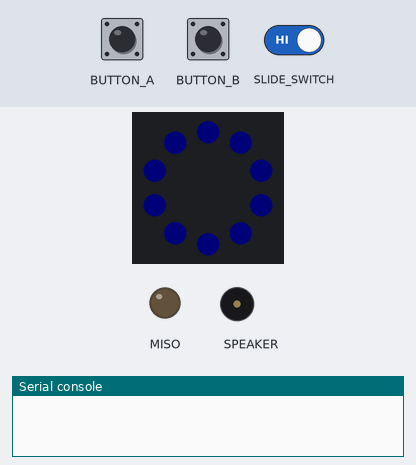
Recording of a program running on a simulated Circuit Playground running CircuitPython. On the bench: the board's ring of 10 RGB LEDs (number 0 left of the top, counting anticlockwise), output pins drawn as LEDs (lit = HIGH), buzzer (waves = sounding), the last lines printed to the serial console. The test bench sets the inputs (shaded band). Dim RGB values are drawn brighter than linear; random numbers come from a fixed seed; files that are not in the repository are absent.

Above: at 1.8 s.
1.9 s: slide switch moved to the right
At 2.8 s:
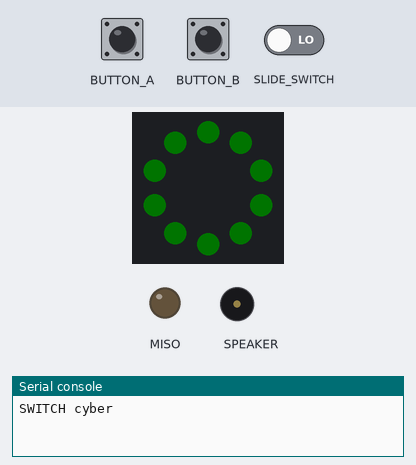
4.5 s: slide switch moved to the left
At 4.57 s:
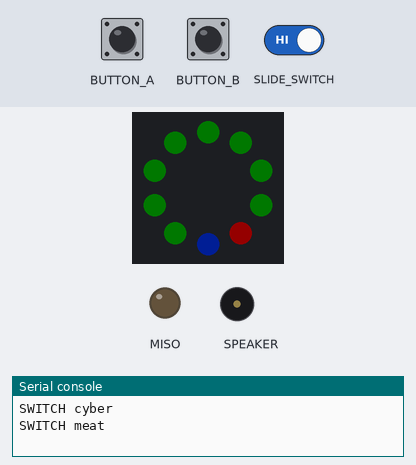
6.0 s: button A pressed for 0.15 s
At 6.16 s:
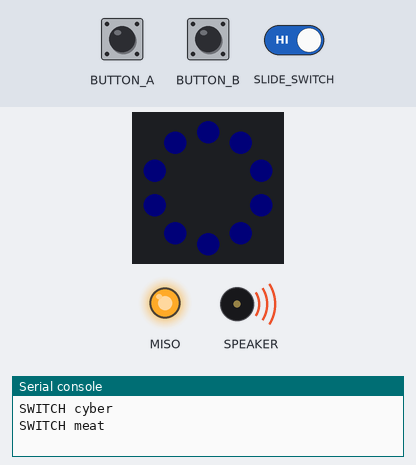
6.7 s: slide switch moved to the right
At 8.1 s:
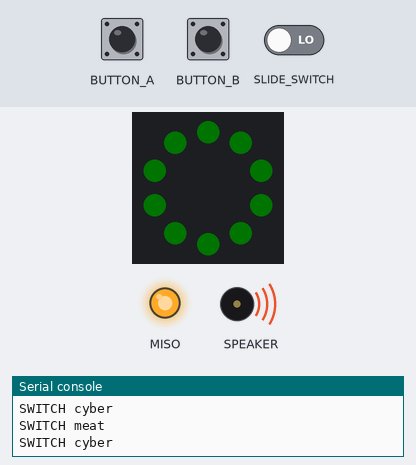
8.8 s: button B pressed for 0.15 s
9.5 s: button A pressed for 1 s
At 9.98 s:
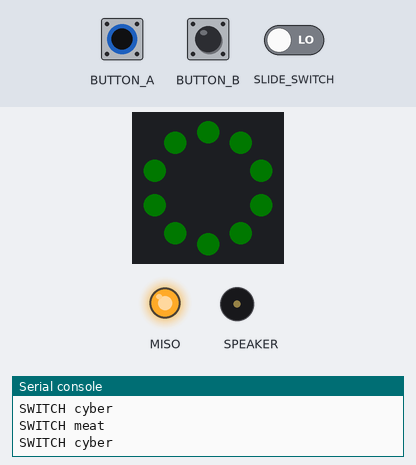
Timing chart, 0 to 12.1 s (numbered marks = the images above; inputs shaded):
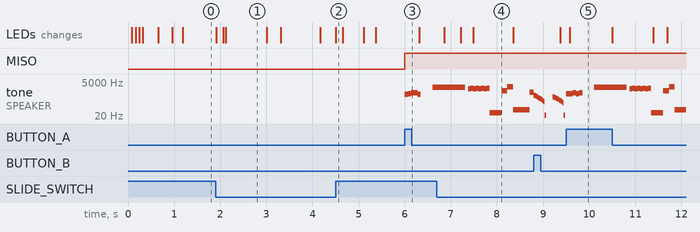

Measured:
- after the input at 6.0 s, MISO: LOW → HIGH at once; tone on SPEAKER: plays 697 Hz for 0.07 s, 770 Hz for 0.07 s, 852 Hz for 0.14 s, 697 Hz for 0.07 s, 2100 Hz for 0.09 s, starting at once
- after the input at 9.5 s, tone on SPEAKER: plays 770 Hz for 0.14 s, 852 Hz for 0.07 s, 770 Hz for 0.07 s, 852 Hz for 0.07 s, 2100 Hz for 0.70 s, 1650 Hz for 0.06 s … (17 notes in this stretch), starting at once
- what the display in image 1 shows lasts 0.9 s, from 2.1 s to 3.0 s

The program:

code.py
```python
# Persona CPX - code.py  (CircuitPython 8/9, Circuit Playground Express)
#
# LED ring = wound meters fed by Persona over USB.
#   Slide switch: MEAT mode shows Physical + Mental, CYBER mode shows Matrix + drone.
#   Button A: modem handshake.  Button B: Bork barks.
# Put your own sounds in /sounds/modem.wav and /sounds/woof.wav
# (mono, 16-bit or 8-bit PCM, <= 22050 Hz) to replace the synthesized ones.

import array
import math
import random
import time

import board
import digitalio
import neopixel
import usb_cdc
from audiocore import RawSample, WaveFile

try:
    from audioio import AudioOut
except ImportError:
    AudioOut = None

# ---- settings ---------------------------------------------------------------
BRIGHTNESS = 0.08        # whole ring; NeoPixels are blinding above a screen
UNMARKED = 0.15          # glow of an empty box, relative to a marked one
VOLUME = 0.25            # 0..1 for synthesized sounds
CYBER_WHEN_SWITCH_IS = False   # flip if MEAT/CYBER come out backwards

# Pixels for each side, first box first. Both bars fill bottom-to-top on a
# standard CPX; run the boot sweep to check against your mounting.
LEFT = (5, 6, 7, 8, 9)
RIGHT = (4, 3, 2, 1, 0)

# slot order matches leds="..." in the template: Physical, Mental, Matrix, drone
COLORS = ((255, 0, 0), (0, 60, 255), (0, 255, 40), (170, 0, 255))
MODES = {False: (0, 1), True: (2, 3)}   # cyber? -> (left slot, right slot)

# ---- hardware -----------------------------------------------------------------
pixels = neopixel.NeoPixel(board.NEOPIXEL, 10, brightness=BRIGHTNESS, auto_write=False)


def din(pin, pull):
    d = digitalio.DigitalInOut(pin)
    d.switch_to_input(pull=pull)
    return d


switch = din(board.SLIDE_SWITCH, digitalio.Pull.UP)
btn_a = din(board.BUTTON_A, digitalio.Pull.DOWN)
btn_b = din(board.BUTTON_B, digitalio.Pull.DOWN)
speaker_en = digitalio.DigitalInOut(board.SPEAKER_ENABLE)
speaker_en.switch_to_output(value=False)
audio = AudioOut(board.SPEAKER) if AudioOut else None

serial = usb_cdc.data
if serial:
    serial.timeout = 0
    serial.write_timeout = 0


def send(text):
    if serial and serial.connected:
        try:
            serial.write((text + "\n").encode())
        except Exception:  # noqa
            pass


# ---- sound ---------------------------------------------------------------------
LEN = 16
amp = int(32767 * VOLUME)
square = array.array("H", [32768 + amp] * (LEN // 2) + [32768 - amp] * (LEN // 2))
noise = array.array("H", [32768 + random.randint(-amp, amp) for _ in range(256)])

queue = []        # pending steps: ("tone", hz, s) ("noise", rate, s) ("rest", s) ("wav", path)
step_end = 0.0
wav_file = None


def modem():
    seq = [("tone", random.choice((697, 770, 852, 941)), 0.07) for _ in range(5)]
    seq += [("rest", 0.25), ("tone", 2100, 0.7), ("rest", 0.05)]
    for _ in range(4):
        seq += [("tone", 1650, 0.05), ("tone", 1850, 0.05)]
    seq += [("noise", 9000, 0.25), ("tone", 1200, 0.12), ("tone", 2400, 0.12),
            ("noise", 14000, 0.35), ("tone", 980, 0.1), ("noise", 22000, 0.6)]
    return seq


def woof():
    seq = []
    for start in (560, 470):
        for k in range(10):          # quick downward glide = a bark
            seq.append(("tone", int(start * (1 - k / 14)), 0.016))
        seq += [("noise", 6000, 0.03), ("rest", 0.13)]
    return seq


def play(name, synth):
    global queue, step_end
    try:
        open("/sounds/%s.wav" % name, "rb").close()
        queue = [("wav", "/sounds/%s.wav" % name)]
    except OSError:
        queue = synth()
    step_end = 0.0


def run_audio(now):
    global queue, step_end, wav_file
    if not audio:
        return
    if wav_file:
        if audio.playing:
            return
        wav_file.close()
        wav_file = None
    if now < step_end:
        return
    audio.stop()
    if not queue:
        speaker_en.value = False
        return
    speaker_en.value = True
    step = queue.pop(0)
    kind = step[0]
    if kind == "tone":
        audio.play(RawSample(square, sample_rate=step[1] * LEN), loop=True)
        step_end = now + step[2]
    elif kind == "noise":
        audio.play(RawSample(noise, sample_rate=step[1]), loop=True)
        step_end = now + step[2]
    elif kind == "rest":
        step_end = now + step[1]
    elif kind == "wav":
        wav_file = open(step[1], "rb")
        audio.play(WaveFile(wav_file))


# ---- wound state ------------------------------------------------------------------
tracks = [None, None, None, None]   # per slot: (marks list, incap_start index)
flash = [0.0, 0.0, 0.0, 0.0]        # per slot: flash-until time
flash_box = [-1, -1, -1, -1]
linked = False
last_seen = 0.0


def parse(payload):
    out = []
    for part in payload.split(";")[:4]:
        part = part.strip()
        if not part or part == "-":
            out.append(None)
            continue
        groups = part.split("|")
        marks = [c == "1" for c in "".join(groups)]
        incap = len(marks) - len(groups[-1]) if len(groups) > 1 else len(marks)
        out.append((marks, incap))
    while len(out) < 4:
        out.append(None)
    return out


def update(payload, now):
    global tracks
    new = parse(payload)
    for s in range(4):
        old = tracks[s]
        if new[s] and old:
            before, after = sum(old[0]), sum(new[s][0])
            if after > before:      # took a hit: flash the newest box
                flash[s] = now + 0.7
                flash_box[s] = after - 1
    tracks = new


def scale(c, f):
    return (int(c[0] * f), int(c[1] * f), int(c[2] * f))


def draw_side(pins, slot, now):
    t = tracks[slot]
    color = COLORS[slot]
    for i, p in enumerate(pins):
        if not t or i >= len(t[0]):
            pixels[p] = (0, 0, 0)
            continue
        marks, incap = t
        if marks[i]:
            f = 1.0
            if i >= incap:          # incapacitated: slow pulse
                f = 0.35 + 0.65 * (0.5 + 0.5 * math.sin(now * 5))
            pixels[p] = scale(color, f)
        else:
            pixels[p] = scale(color, UNMARKED)
        if now < flash[slot] and i == flash_box[slot] and int(now * 10) % 2 == 0:
            pixels[p] = (255, 255, 255)


def draw(now, cyber):
    if not linked:                  # waiting for Persona: slow breathe
        f = 0.05 + 0.1 * (0.5 + 0.5 * math.sin(now * 1.5))
        pixels.fill(scale(COLORS[2] if cyber else COLORS[1], f))
    else:
        left, right = MODES[cyber]
        draw_side(LEFT, left, now)
        draw_side(RIGHT, right, now)
    pixels.show()


def sweep():
    """Boot test: left bar fills red, right bar fills blue, in box order."""
    pixels.fill((0, 0, 0))
    for i in range(5):
        pixels[LEFT[i]] = COLORS[0]
        pixels[RIGHT[i]] = COLORS[1]
        pixels.show()
        time.sleep(0.08)
    time.sleep(0.25)
    pixels.fill((0, 0, 0))
    pixels.show()


def mode_sweep(cyber):
    left, right = MODES[cyber]
    for i in range(5):
        pixels[LEFT[i]] = COLORS[left]
        pixels[RIGHT[i]] = COLORS[right]
        pixels.show()
        time.sleep(0.03)


# ---- main loop --------------------------------------------------------------------
sweep()
cyber = switch.value == CYBER_WHEN_SWITCH_IS
prev_a = prev_b = False
buf = b""

while True:
    now = time.monotonic()

    if serial and serial.in_waiting:
        buf += serial.read(serial.in_waiting)
        while b"\n" in buf:
            raw, buf = buf.split(b"\n", 1)
            line = raw.decode().strip()
            if line == "HELLO":
                linked = True
                send("SWITCH " + ("cyber" if cyber else "meat"))
            elif line == "BYE":
                linked = False
            elif line.startswith("W "):
                linked = True
                update(line[2:], now)
            last_seen = now
        if len(buf) > 512:
            buf = b""

    c = switch.value == CYBER_WHEN_SWITCH_IS
    if c != cyber:
        cyber = c
        send("SWITCH " + ("cyber" if cyber else "meat"))
        mode_sweep(cyber)

    a, b = btn_a.value, btn_b.value
    if a and not prev_a:
        play("modem", modem)
    if b and not prev_b:
        play("woof", woof)
    prev_a, prev_b = a, b

    run_audio(now)
    draw(now, cyber)
    time.sleep(0.01)
```
